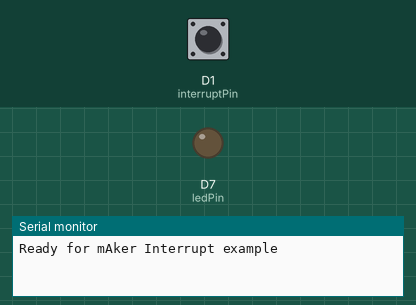
Recording of a sketch running on a simulated ESP8266 (NodeMCU). Parts: output pins drawn as LEDs (lit = HIGH), the last lines printed to the serial monitor. The test bench sets the inputs (shaded band); at power-on: D1 (interruptPin) HIGH.

Above: at 1.2 s.
1.3 s: D1 (interruptPin) pulled LOW for 3.2 s
At 5.4 s:
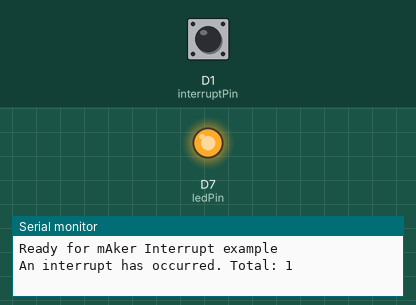
Timing chart, 0 to 6.9 s (numbered marks = the images above; inputs shaded):
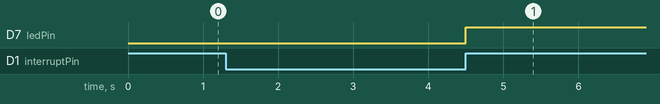

Measured:
- after the input at 1.3 s, D7 (ledPin): LOW → HIGH after 3.2 s

The sketch:

Interrupt.ino
```cpp
#define ledPin       D7
#define interruptPin D1

// Volatile is used since interrput will be handled in ISR (Interrupt Service Routines)
// To make sure variables are shared correctly between ISR function and the main loop, we need to declare them as volatile
// only ledstate and interruptCounter are shared between main loop and ISR, and need to be volatile
// For Arduino, handling variables with interrupts, is the only time volatie is needed
// If you want more information regarding volatie, Google it ;-)
volatile int interruptCounter = 0;
volatile int ledstate = LOW;

// Pressing a button can cause strange behavior, due to mechanical/electrical issues, and the facts that the code runs extremely fast.
// We will handle the button press to be sure it is only pressed once within a very short timeframe.
// This is critical for a robust code, when using buttons.
// We will use millis() to test if the button change state within a few milli seconds, which in almost all cases is not
// anything that should be possible.
unsigned long lastdebounce = 0;

// We are not using button in this example, so we need very high debouncedelay to get time to get the wires back.
// If using push button, try with value around 50/100ms
unsigned long debouncedelay = 3000;

// numOfInterrupts is used in the main loop and does not need to be volatile
int numOfInterrupts = 0;

void setup() {
  // Start serial, for output to Serial monitor (or any program that can read/write serial communication for example putty)
  // Remember to set the baudrate (communication speed) for ESP8266 this is 115200
  Serial.begin(115200);
  // Print a emptyline with lineshift
  // Serial.print will print each new value on the same line.
  // Serial.println will print new line (carriage return and newline) after the value.
  Serial.println("");
  // Print "welcome text"
  Serial.println("Ready for mAker Interrupt example");

  // Prepare pin for output mode (3,3v).
  pinMode(ledPin, OUTPUT);

  // We start with Pin HIGH. This way it will go LOW when button is pressed down, and HIGH again when you release it
  // Interrupt will listne for the pin to go from LOW to HIGH
  pinMode(interruptPin, INPUT_PULLUP);

  // attachInterrupt(digitalPinToInterrupt(which pin to monitor), function to run, RISE, FALLING or CHANGE)
  // In this example we will toggle a led when the pin state changes from LOW to HIGH ie rising
  // This will result in in a button that will not trigger when you push it down, but when you release it.
  attachInterrupt(digitalPinToInterrupt(interruptPin), handleInterrupt, RISING);
}

// This is the function that will be trigged by RISING
void handleInterrupt() {
  // If any new interrupt is happening within time of debouncedelay, we ignore it
  if ( millis() - lastdebounce >= debouncedelay ){ // Comment out this line to see the problem if we dont handle this
    // add 1 to interruptCounter. This will cause the IF in the mainloop to trigger
    interruptCounter++;
    // set the ledstate to the NOT LIKE current state ie if it is LOW (0) set it to HIGH (1) and vice versa
    ledstate = !ledstate;
    // Reset the lastdebounce to current time
  lastdebounce = millis();           // Comment out this line to see the problem if we dont handle this
  }                                  // Comment out this line to see the problem if we dont handle this
}

void loop() {
  // In the handleInterrupt function interruptCounter has been increased by 1, and IF below will trigger
  if(interruptCounter > 0){
    // We now set interruptCounter to 0 again
    interruptCounter--;
    // Add 1 to numOfInterrupts, to keep track of how many interrupts has occurred.
    numOfInterrupts++;

    // Write HIGH or LOW to the LED pin
    digitalWrite(ledPin, ledstate);

    // Print info to serial monitor
    Serial.print("An interrupt has occurred. Total: ");
    Serial.println(numOfInterrupts);
  }
}
```
